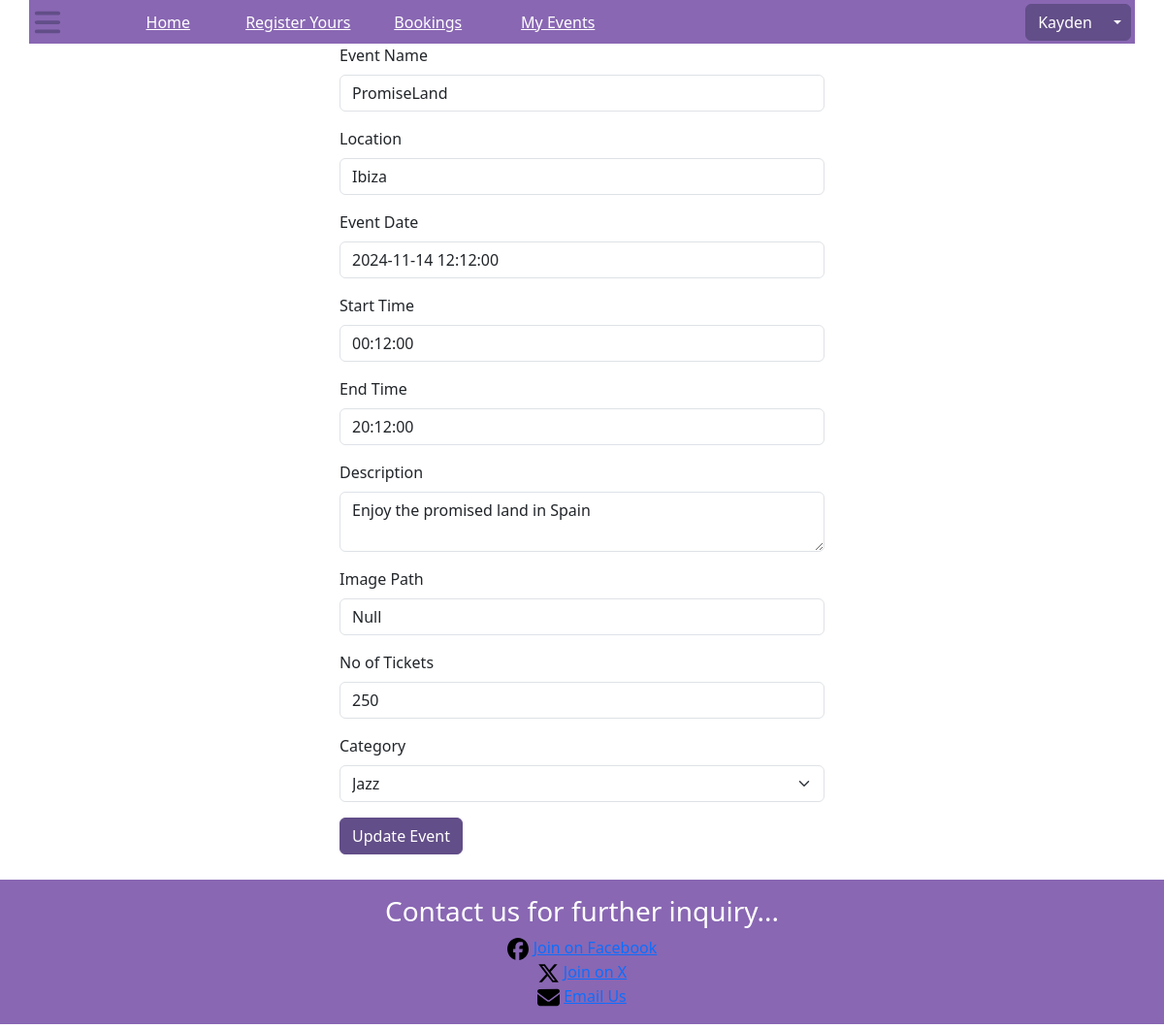
Page /event/1/edit (signed in) on the committed database.
### website/models.py (models this page shows, shortened)
class User(db.Model, UserMixin):
    __tablename__ = 'users'
    id = db.Column(db.Integer, primary_key=True)
    user_name = db.Column(db.String(150), unique=True, nullable=False)
    email = db.Column(db.String(150), unique=True, nullable=False)
    password = db.Column(db.String(150), nullable=False)
    first_name = db.Column(db.String(150), nullable=False)
    sur_name = db.Column(db.String(150), nullable=False)
    contact_no = db.Column(db.String(150), nullable=False)
    stress_address = db.Column(db.String(200), nullable=False)

class Event(db.Model):
    __tablename__ = 'events'
    id = db.Column(db.Integer, primary_key=True)
    event_name = db.Column(db.String(300), unique=True, nullable=False)
    location = db.Column(db.String(150), unique=False, nullable=False)
    event_date = db.Column(db.DateTime, nullable=False)
    category_id = db.Column(db.Integer, db.ForeignKey('categories.id'), nullable=False)
    status_id = db.Column(db.Integer, db.ForeignKey('statuses.id'), nullable=False)
    start_from = db.Column(db.Time, nullable=False)
    end_to = db.Column(db.Time, nullable=False)
    description = db.Column(db.String(300), unique=False, nullable=False)
    image_path = db.Column(db.String(500), unique=False, nullable=False)
    no_of_tickets = db.Column(db.Integer, nullable=False)
    owner_id = db.Column(db.Integer, db.ForeignKey('users.id'), nullable=False)
    status = db.relationship('Status', backref='events')
    category = db.relationship('Category', backref='events')
    owner = db.relationship('User', backref='events')

### website/views.py (the view, shortened to what this page needs)
@main_bp.route('/event/<id>/edit', methods=['GET', 'POST'])
@login_required
def editEvent(id):
    user = current_user
    event = Event.query.get_or_404(id)
    if event.owner_id != user.id:
        return redirect(url_for('main.index'))  # Or show a 403 error
    form = EventUpdateForm(obj=event)
    form.category_id.choices = [(category.id, category.category_name) for category in Category.query.all()]
    return render_template('edit_event.html', form=form, event=event, user=user)

### website/forms.py
class EventUpdateForm(FlaskForm):
    event_name = StringField('Event Name', validators=[DataRequired()])
    location = StringField('Location', validators=[DataRequired()])
    event_date = DateTimeField('Event Date', format='%Y-%m-%d %H:%M:%S', validators=[DataRequired()])
    start_from = StringField('Start Time', validators=[DataRequired()])
    end_to = StringField('End Time', validators=[DataRequired()])
    description = TextAreaField('Description', validators=[DataRequired()])
    image_path = StringField('Image Path')
    no_of_tickets = IntegerField('No of Tickets', validators=[DataRequired()])
    category_id = SelectField('Category', coerce=int)
    submit = SubmitField('Update Event')

### website/templates/edit_event.html
{% extends "base.html" %}
{% from "bootstrap5/form.html" import render_form %}
{% block styles %}
<link rel="stylesheet" href="{{ url_for('static', filename='style/event.css') }}">
{% endblock %}
{% block content %}
<div class="register-event">
    <div class="register-event-body">
        {{render_form(form)}}
    </div>
</div>
{% endblock %}

### website/templates/base.html (shortened to what this page needs)
<html>
<head>
    <link href="https://cdn.jsdelivr.net/npm/bootstrap@5.3.2/dist/css/bootstrap.min.css" rel="stylesheet">
    <link rel="stylesheet" href="{{ url_for('static', filename='style/base.css') }}">
    {% block styles %}
    {% endblock %}
</head>
<body>
    <header>
        <nav>
            <div class="container nav-bar p-1 z-3">
                <div class="row align-items-center">
                  <div class="col-1">
                    <img class="menu" src= "{{ url_for('static', filename='img/bars-solid.svg') }}" alt="menu..">
                  </div>
                  <div class="col nav text-center">
                    <div class="row">
                      <div class="col p-0">
                        <a class="link" href="/">Home</a>
                      </div>
                      <div class="col p-0">
                        {% if user and user.is_authenticated %}
                        <a class="link" href='/register-event'>Register Yours</a>
                        {% else %}
                        <a class="link" href='/login'>Login to register event</a>
                        {% endif %}
                      </div>
                      <div class="col p-0">
                        <a class="link" href="/orders">Bookings</a>
                      </div>
                      <div class="col p-0">
                        <a class="link" href="/my-events">My Events</a>
                      </div>
                    </div>
                  </div>
                  <div class="col white text-end">
                    <div class="btn-group">
                      <button type="button" class="btn btn-primary">{{ user.user_name if user and user.is_authenticated else 'Guest User' }}</button>
                      <button type="button" class="btn btn-primary dropdown-toggle dropdown-toggle-split" data-bs-toggle="dropdown" aria-expanded="false">
                      </button>
                    </div>
                  </div>
                </div>
            </div>
        </nav>
    </header>
    <main>
    {% block content %}
    {% endblock %}
    </main>
    <footer class="footer">
        <div class="container text-center">
            <p class="h3">Contact us for further inquiry...</p>
            <div>
              <img class="" src="static/img/fb-solid.svg" width="2%">
              <a href="www.facebook.com/festbook">Join on Facebook</a>
            </div>
            <div>
              <img class="" src="static/img/x-solid.svg" width="2%">
              <a href="www.twitter.com/festbook">Join on X</a>
            </div>
            <div>
              <img class="" src="static/img/mail-solid.svg" width="2%">
              <a href="mailto:front@festbook.org">Email Us</a>
            </div>
        </div>
    </footer>
</body>
</html>

### website/static/style/base.css (style rules this page uses)
.menu { width: 30px; height: 30px; }
.nav-bar { height: 45px; background: #8967B3 ; padding: 3px; position: sticky; top: 0; }
.white { color: #FFFFFF }
.container { padding: 0px; }
.btn-primary { color: #FFFF; background: #624E88; border-color: #624E88; }
.nav { display: none; color: #FFFFFF; }
.link { color: #FFFFFF; }
.footer { color:#FFFFFF; background: #8967B3; margin-top: 10px; margin-bottom: 5px; padding: 1em; }
@media (min-width: 768px) { .nav { display: inline; } }

### website/static/style/event.css (style rules this page uses)
.register-event { display: flex; justify-content: center; align-items: center; }
.register-event-body { width: 500px; }

### rows in the picture
User: user_name "Kayden"
Event: event_name "PromiseLand", location "Ibiza", event_date "2024-11-14 12:12:00", start_from "00:12:00", end_to "20:12:00", description "Enjoy the promised land in Spain", image_path "Null", no_of_tickets "250", category_id "Jazz"
